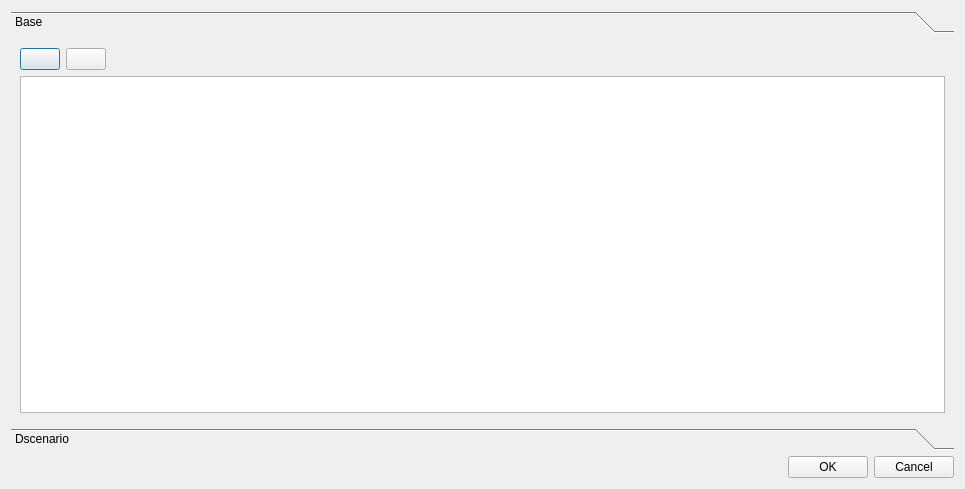
<?xml version="1.0" encoding="UTF-8"?>
<ui version="4.0">
 <class>info_epa_orifice</class>
 <widget class="QDialog" name="info_epa_orifice">
  <property name="geometry">
   <rect>
    <x>0</x>
    <y>0</y>
    <width>965</width>
    <height>489</height>
   </rect>
  </property>
  <property name="windowTitle">
   <string>Orifice</string>
  </property>
  <layout class="QGridLayout" name="gridLayout_5">
   <item row="0" column="0">
    <widget class="QToolBox" name="toolBox">
     <property name="currentIndex">
      <number>0</number>
     </property>
     <widget class="QWidget" name="page">
      <property name="geometry">
       <rect>
        <x>0</x>
        <y>0</y>
        <width>947</width>
        <height>386</height>
       </rect>
      </property>
      <attribute name="label">
       <string>Base</string>
      </attribute>
      <layout class="QGridLayout" name="gridLayout_4">
       <item row="2" column="0">
        <layout class="QGridLayout" name="lyt_base">
         <item row="0" column="0">
          <widget class="QTableView" name="tbl_orifice"/>
         </item>
        </layout>
       </item>
       <item row="0" column="0">
        <layout class="QHBoxLayout" name="horizontalLayout">
         <item>
          <widget class="QPushButton" name="btn_add_base">
           <property name="text">
            <string/>
           </property>
          </widget>
         </item>
         <item>
          <widget class="QPushButton" name="btn_delete_base">
           <property name="text">
            <string/>
           </property>
          </widget>
         </item>
         <item>
          <spacer name="horizontalSpacer">
           <property name="orientation">
            <enum>Qt::Horizontal</enum>
           </property>
           <property name="sizeHint" stdset="0">
            <size>
             <width>40</width>
             <height>20</height>
            </size>
           </property>
          </spacer>
         </item>
        </layout>
       </item>
      </layout>
     </widget>
     <widget class="QWidget" name="page_2">
      <property name="geometry">
       <rect>
        <x>0</x>
        <y>0</y>
        <width>947</width>
        <height>386</height>
       </rect>
      </property>
      <attribute name="label">
       <string>Dscenario</string>
      </attribute>
      <layout class="QGridLayout" name="gridLayout_3">
       <item row="2" column="0">
        <layout class="QGridLayout" name="lyt_dscenario">
         <item row="0" column="0">
          <widget class="QTableView" name="tbl_dscenario_orifice"/>
         </item>
        </layout>
       </item>
       <item row="0" column="0">
        <layout class="QHBoxLayout" name="horizontalLayout_2">
         <item>
          <widget class="QPushButton" name="btn_add_dscenario">
           <property name="text">
            <string/>
           </property>
          </widget>
         </item>
         <item>
          <widget class="QPushButton" name="btn_delete_dscenario">
           <property name="text">
            <string/>
           </property>
          </widget>
         </item>
         <item>
          <spacer name="horizontalSpacer_2">
           <property name="orientation">
            <enum>Qt::Horizontal</enum>
           </property>
           <property name="sizeHint" stdset="0">
            <size>
             <width>40</width>
             <height>20</height>
            </size>
           </property>
          </spacer>
         </item>
        </layout>
       </item>
      </layout>
     </widget>
    </widget>
   </item>
   <item row="4" column="0">
    <layout class="QHBoxLayout" name="horizontalLayout_3">
     <item>
      <spacer name="horizontalSpacer_3">
       <property name="orientation">
        <enum>Qt::Horizontal</enum>
       </property>
       <property name="sizeHint" stdset="0">
        <size>
         <width>40</width>
         <height>20</height>
        </size>
       </property>
      </spacer>
     </item>
     <item>
      <widget class="QPushButton" name="btn_accept">
       <property name="text">
        <string>OK</string>
       </property>
      </widget>
     </item>
     <item>
      <widget class="QPushButton" name="btn_cancel">
       <property name="text">
        <string>Cancel</string>
       </property>
      </widget>
     </item>
    </layout>
   </item>
  </layout>
 </widget>
 <resources/>
 <connections/>
</ui>
